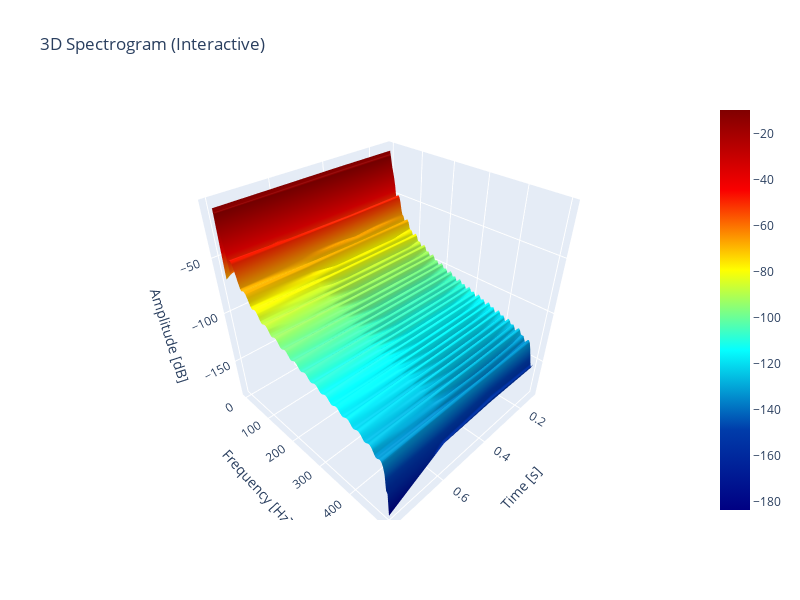

Here is the notebook cell this chart was saved with:
### Code cell
import numpy as np
import plotly.graph_objs as go
from scipy import signal

def plot_3d_spectrogram(signal_data, sampling_frequency):
    # Compute the spectrogram
    f, t, Sxx = signal.spectrogram(signal_data, sampling_frequency)

    # Create a 3D plot
    data = go.Surface(x=t, y=f, z=10 * np.log10(Sxx), colorscale='jet')

    layout = go.Layout(
        title='3D Spectrogram (Interactive)',
        scene=dict(
            xaxis_title='Time [s]',
            yaxis_title='Frequency [Hz]',
            zaxis_title='Amplitude [dB]',
        ),
        autosize = False,
        width = 800,
        height = 600
    )

    fig = go.Figure(data=[data], layout=layout)

    # Show the plot
    fig.show()

# Create a sample signal
fs = 1000  # Sampling frequency
t = np.linspace(0, 1, fs)  # Time vector
freq = 5  # Frequency of the signal
signal_data = np.sin(2 * np.pi * freq * t)

# Call the function to plot the interactive 3D spectrogram
plot_3d_spectrogram(signal_data, fs)

### Figure 1 — Plotly figure (JSON) as saved in the notebook; plotly's stock layout.template omitted (floating-point values rounded to 4 significant figures; data arrays with more than 128 entries replaced by an {"elided": "..."} marker saying what was removed)
{"data": [{"colorscale": [[0, "rgb(0,0,131)"], [0.2, "rgb(0,60,170)"], [0.4, "rgb(5,255,255)"], [0.6, "rgb(255,255,0)"], [0.8, "rgb(250,0,0)"], [1, "rgb(128,0,0)"]], "type": "surface", "x": [0.128, 0.352, 0.576, 0.8], "y": {"elided": "129 float values"}, "z": {"elided": "129x4 float values"}}], "layout": {"autosize": false, "height": 600, "scene": {"aspectmode": "auto", "aspectratio": {"x": 1, "y": 1, "z": 1}, "xaxis": {"title": {"text": "Time [s]"}, "type": "linear"}, "yaxis": {"title": {"text": "Frequency [Hz]"}, "type": "linear"}, "zaxis": {"title": {"text": "Amplitude [dB]"}, "type": "linear"}}, "title": {"text": "3D Spectrogram (Interactive)"}, "width": 800}}
